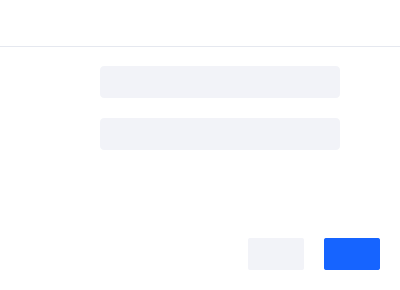
<?xml version="1.0" encoding="UTF-8"?>
<ui version="4.0">
 <class>VideoCallSetting</class>
 <widget class="QWidget" name="VideoCallSetting">
  <property name="geometry">
   <rect>
    <x>0</x>
    <y>0</y>
    <width>400</width>
    <height>290</height>
   </rect>
  </property>
  <property name="minimumSize">
   <size>
    <width>400</width>
    <height>290</height>
   </size>
  </property>
  <property name="maximumSize">
   <size>
    <width>400</width>
    <height>510</height>
   </size>
  </property>
  <property name="styleSheet">
   <string notr="true">#VideoCallSetting{
	border:1px solid #E5E8EF;
}

#content_widget{
	border-top:1px solid #E5E8EF;
	border-bottom:1px solid #E5E8EF;
}

*{
	font-family : 'Microsoft YaHei';
	font-size:12px;
    color:#4E5969;
	outline:0px;
}

QWidget{
	background:#fff;
}


#lbl_title{
	font-size: 14px;
	color: #1D2129;
}

#lbl_kbps{
	color: #1D2129;
}

#btn_cancel{
background: #F2F3F8;
border-radius: 2px;
}

#btn_confirm{
	color:#fff;
	background: #1664FF;
	border-radius: 2px;
}


QComboBox {
  color: #1D2129;
  background: #F2F3F8;
  border-radius: 2px;
  border-radius : 4px;
  padding-left : 16px;
  padding-top : 5px;
  padding-bottom : 5px;
}

QComboBox::drop-down {
  margin-right : 10px;
  border:  none;
}

QComboBox::down-arrow {
  width:16px;
  height: 16px;
  background-image: url(:img/down);
  background-position:center;
  background-repeat:no-repeat;
}

QComboBox::ListView{
    outline: 1px solid rgba(0,0,0,0);  

}

</string>
  </property>
  <layout class="QVBoxLayout" name="verticalLayout_5">
   <property name="spacing">
    <number>0</number>
   </property>
   <property name="leftMargin">
    <number>0</number>
   </property>
   <property name="topMargin">
    <number>0</number>
   </property>
   <property name="rightMargin">
    <number>0</number>
   </property>
   <property name="bottomMargin">
    <number>20</number>
   </property>
   <item>
    <widget class="QWidget" name="top_widget" native="true">
     <property name="minimumSize">
      <size>
       <width>0</width>
       <height>46</height>
      </size>
     </property>
     <property name="maximumSize">
      <size>
       <width>9999</width>
       <height>46</height>
      </size>
     </property>
     <layout class="QHBoxLayout" name="horizontalLayout">
      <property name="leftMargin">
       <number>9</number>
      </property>
      <item>
       <spacer name="horizontalSpacer">
        <property name="orientation">
         <enum>Qt::Horizontal</enum>
        </property>
        <property name="sizeHint" stdset="0">
         <size>
          <width>301</width>
          <height>20</height>
         </size>
        </property>
       </spacer>
      </item>
      <item>
       <widget class="QLabel" name="lbl_title">
        <property name="font">
         <font>
          <family>Microsoft YaHei</family>
          <pointsize>-1</pointsize>
          <weight>75</weight>
          <bold>true</bold>
         </font>
        </property>
       </widget>
      </item>
      <item>
       <spacer name="horizontalSpacer_2">
        <property name="orientation">
         <enum>Qt::Horizontal</enum>
        </property>
        <property name="sizeHint" stdset="0">
         <size>
          <width>301</width>
          <height>20</height>
         </size>
        </property>
       </spacer>
      </item>
      <item>
       <widget class="QPushButton" name="btn_close">
        <property name="minimumSize">
         <size>
          <width>20</width>
          <height>20</height>
         </size>
        </property>
        <property name="maximumSize">
         <size>
          <width>20</width>
          <height>20</height>
         </size>
        </property>
        <property name="styleSheet">
         <string notr="true">#btn_close{border: none;}</string>
        </property>
        <property name="text">
         <string/>
        </property>
        <property name="icon">
         <iconset resource="../resource/video_call_resource.qrc">
          <normaloff>:/img/videocall_close</normaloff>:/img/videocall_close</iconset>
        </property>
       </widget>
      </item>
     </layout>
    </widget>
   </item>
   <item>
    <widget class="QWidget" name="content_widget" native="true">
     <property name="minimumSize">
      <size>
       <width>0</width>
       <height>428</height>
      </size>
     </property>
     <property name="maximumSize">
      <size>
       <width>16777215</width>
       <height>428</height>
      </size>
     </property>
     <layout class="QVBoxLayout" name="verticalLayout_4">
      <property name="spacing">
       <number>0</number>
      </property>
      <property name="leftMargin">
       <number>20</number>
      </property>
      <property name="topMargin">
       <number>20</number>
      </property>
      <property name="rightMargin">
       <number>20</number>
      </property>
      <property name="bottomMargin">
       <number>0</number>
      </property>
      <item>
       <layout class="QVBoxLayout" name="verticalLayout_3">
        <property name="spacing">
         <number>20</number>
        </property>
        <property name="topMargin">
         <number>0</number>
        </property>
        <item>
         <layout class="QVBoxLayout" name="verticalLayout_2">
          <property name="spacing">
           <number>20</number>
          </property>
          <item>
           <layout class="QHBoxLayout" name="horizontalLayout_2">
            <property name="spacing">
             <number>8</number>
            </property>
            <item>
             <widget class="QLabel" name="lbl_resolutions">
              <property name="minimumSize">
               <size>
                <width>72</width>
                <height>0</height>
               </size>
              </property>
              <property name="alignment">
               <set>Qt::AlignRight|Qt::AlignTrailing|Qt::AlignVCenter</set>
              </property>
             </widget>
            </item>
            <item>
             <widget class="QComboBox" name="cmb_resolution">
              <property name="minimumSize">
               <size>
                <width>240</width>
                <height>32</height>
               </size>
              </property>
             </widget>
            </item>
            <item>
             <spacer name="horizontalSpacer_3">
              <property name="orientation">
               <enum>Qt::Horizontal</enum>
              </property>
              <property name="sizeHint" stdset="0">
               <size>
                <width>40</width>
                <height>20</height>
               </size>
              </property>
             </spacer>
            </item>
           </layout>
          </item>
          <item>
           <layout class="QHBoxLayout" name="horizontalLayout_3">
            <property name="spacing">
             <number>8</number>
            </property>
            <item>
             <widget class="QLabel" name="lbl_quality">
              <property name="minimumSize">
               <size>
                <width>72</width>
                <height>0</height>
               </size>
              </property>
              <property name="alignment">
               <set>Qt::AlignRight|Qt::AlignTrailing|Qt::AlignVCenter</set>
              </property>
             </widget>
            </item>
            <item>
             <widget class="QComboBox" name="cmb_quality">
              <property name="minimumSize">
               <size>
                <width>240</width>
                <height>32</height>
               </size>
              </property>
             </widget>
            </item>
            <item>
             <spacer name="horizontalSpacer_4">
              <property name="orientation">
               <enum>Qt::Horizontal</enum>
              </property>
              <property name="sizeHint" stdset="0">
               <size>
                <width>40</width>
                <height>20</height>
               </size>
              </property>
             </spacer>
            </item>
           </layout>
          </item>
         </layout>
        </item>
        <item>
         <layout class="QHBoxLayout" name="horizontalLayout_9">
          <property name="spacing">
           <number>8</number>
          </property>
          <item>
           <widget class="QLabel" name="lbl_mirror_camera">
            <property name="minimumSize">
             <size>
              <width>72</width>
              <height>0</height>
             </size>
            </property>
            <property name="maximumSize">
             <size>
              <width>72</width>
              <height>16777215</height>
             </size>
            </property>
            <property name="alignment">
             <set>Qt::AlignRight|Qt::AlignTrailing|Qt::AlignVCenter</set>
            </property>
           </widget>
          </item>
          <item>
           <widget class="CheckButton" name="mirror_camera_btn" native="true">
            <property name="minimumSize">
             <size>
              <width>40</width>
              <height>24</height>
             </size>
            </property>
            <property name="maximumSize">
             <size>
              <width>40</width>
              <height>24</height>
             </size>
            </property>
           </widget>
          </item>
          <item>
           <spacer name="horizontalSpacer_10">
            <property name="orientation">
             <enum>Qt::Horizontal</enum>
            </property>
            <property name="sizeHint" stdset="0">
             <size>
              <width>40</width>
              <height>20</height>
             </size>
            </property>
           </spacer>
          </item>
         </layout>
        </item>
       </layout>
      </item>
      <item>
       <spacer name="verticalSpacer">
        <property name="orientation">
         <enum>Qt::Vertical</enum>
        </property>
        <property name="sizeHint" stdset="0">
         <size>
          <width>20</width>
          <height>40</height>
         </size>
        </property>
       </spacer>
      </item>
     </layout>
    </widget>
   </item>
   <item>
    <layout class="QHBoxLayout" name="horizontalLayout_14">
     <property name="spacing">
      <number>20</number>
     </property>
     <property name="rightMargin">
      <number>20</number>
     </property>
     <item>
      <spacer name="horizontalSpacer_14">
       <property name="orientation">
        <enum>Qt::Horizontal</enum>
       </property>
       <property name="sizeHint" stdset="0">
        <size>
         <width>40</width>
         <height>20</height>
        </size>
       </property>
      </spacer>
     </item>
     <item>
      <widget class="QPushButton" name="btn_cancel">
       <property name="minimumSize">
        <size>
         <width>56</width>
         <height>32</height>
        </size>
       </property>
       <property name="maximumSize">
        <size>
         <width>56</width>
         <height>32</height>
        </size>
       </property>
      </widget>
     </item>
     <item>
      <widget class="QPushButton" name="btn_confirm">
       <property name="minimumSize">
        <size>
         <width>56</width>
         <height>32</height>
        </size>
       </property>
       <property name="maximumSize">
        <size>
         <width>56</width>
         <height>32</height>
        </size>
       </property>
      </widget>
     </item>
    </layout>
   </item>
  </layout>
 </widget>
 <customwidgets>
  <customwidget>
   <class>CheckButton</class>
   <extends>QWidget</extends>
   <header>check_button.h</header>
   <container>1</container>
  </customwidget>
 </customwidgets>
 <resources>
  <include location="../resource/video_call_resource.qrc"/>
 </resources>
 <connections>
  <connection>
   <sender>btn_close</sender>
   <signal>clicked()</signal>
   <receiver>VideoCallSetting</receiver>
   <slot>onClose()</slot>
   <hints>
    <hint type="sourcelabel">
     <x>697</x>
     <y>25</y>
    </hint>
    <hint type="destinationlabel">
     <x>956</x>
     <y>114</y>
    </hint>
   </hints>
  </connection>
  <connection>
   <sender>btn_confirm</sender>
   <signal>clicked()</signal>
   <receiver>VideoCallSetting</receiver>
   <slot>onConfirm()</slot>
   <hints>
    <hint type="sourcelabel">
     <x>673</x>
     <y>508</y>
    </hint>
    <hint type="destinationlabel">
     <x>854</x>
     <y>422</y>
    </hint>
   </hints>
  </connection>
  <connection>
   <sender>btn_cancel</sender>
   <signal>clicked()</signal>
   <receiver>VideoCallSetting</receiver>
   <slot>onCancel()</slot>
   <hints>
    <hint type="sourcelabel">
     <x>618</x>
     <y>511</y>
    </hint>
    <hint type="destinationlabel">
     <x>849</x>
     <y>410</y>
    </hint>
   </hints>
  </connection>
 </connections>
 <slots>
  <slot>onClose()</slot>
  <slot>onHistoryShow()</slot>
  <slot>onRecordShow()</slot>
  <slot>onConfirm()</slot>
  <slot>onCancel()</slot>
 </slots>
</ui>
